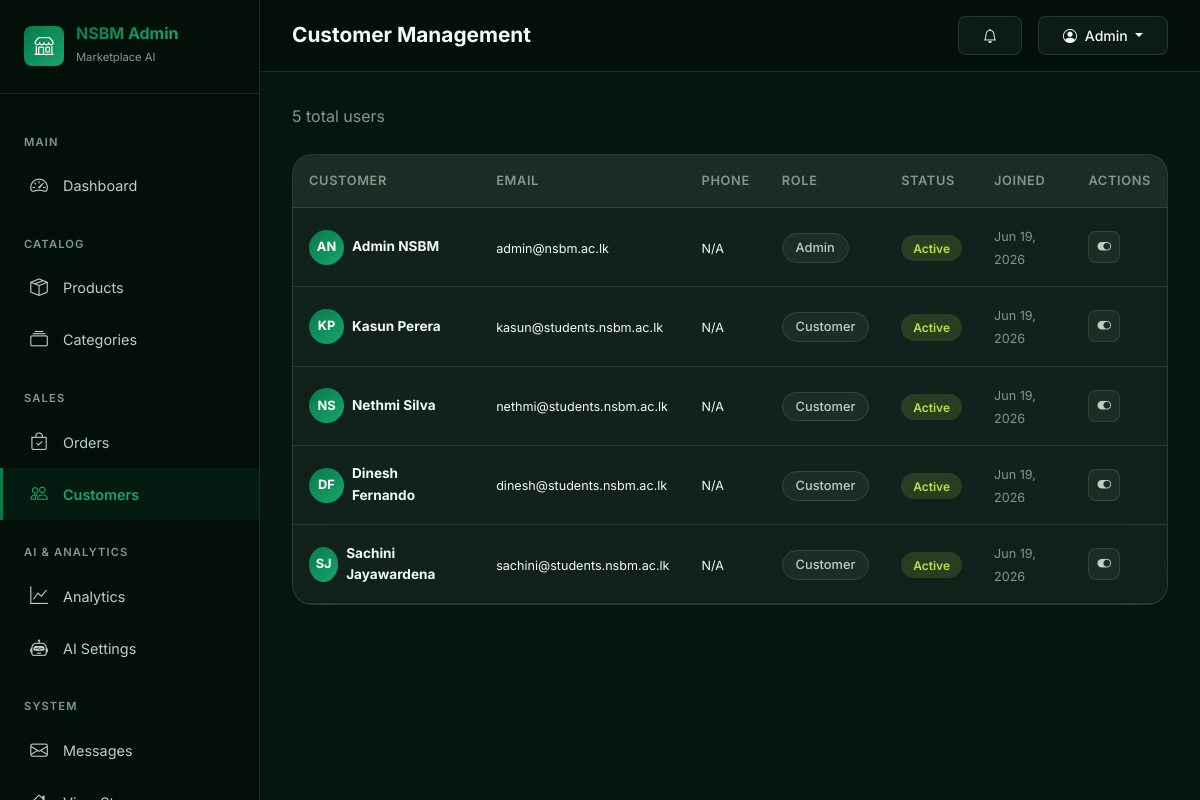
Page /admin/pages/customers.php on the earlier database version.
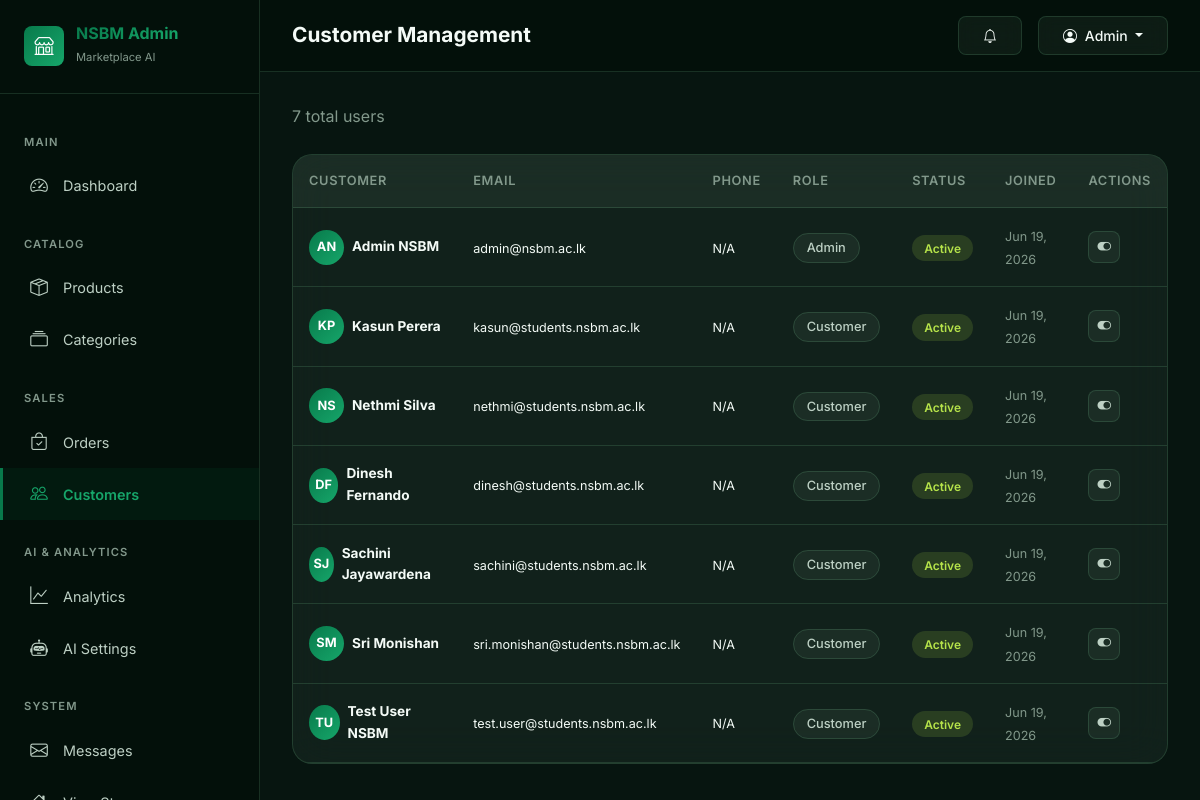
Same page on the later database version.
### tables this page shows
CREATE TABLE users (
    id INT AUTO_INCREMENT PRIMARY KEY,
    first_name VARCHAR(100) NOT NULL,
    last_name VARCHAR(100) NOT NULL,
    email VARCHAR(255) NOT NULL UNIQUE,
    password VARCHAR(255) NOT NULL,
    phone VARCHAR(20) DEFAULT NULL,
    address TEXT DEFAULT NULL,
    city VARCHAR(100) DEFAULT NULL,
    avatar VARCHAR(500) DEFAULT NULL,
    role ENUM('customer', 'admin') DEFAULT 'customer',
    status ENUM('active', 'inactive', 'banned') DEFAULT 'active',
    email_verified_at TIMESTAMP NULL DEFAULT NULL,
    created_at TIMESTAMP DEFAULT CURRENT_TIMESTAMP,
    updated_at TIMESTAMP DEFAULT CURRENT_TIMESTAMP ON UPDATE CURRENT_TIMESTAMP,
    INDEX idx_email (email),
    INDEX idx_role (role),
    INDEX idx_status (status)
);

### config/database.php (called while the page is built, shortened)
<?php
class Database {
    private static ?Database $instance = null;
    private ?PDO $connection = null;
    private string $host;
    private string $dbname;
    private string $username;
    private string $password;
    private string $charset = 'utf8mb4';
    private function __construct() {
        $this->host = getenv('DB_HOST') ?: 'localhost';
        $this->dbname = getenv('DB_NAME') ?: 'nsbm_marketplace';
        $this->username = getenv('DB_USER') ?: 'nsbm_user';
        $this->password = getenv('DB_PASS') ?: 'nsbm_pass123';
    }
    public static function getInstance(): Database {
        if (self::$instance === null) {
            self::$instance = new Database();
        }
        return self::$instance;
    }
    public function getConnection(): PDO {
        if ($this->connection === null) {
            try {
                $dsn = "mysql:host={$this->host};dbname={$this->dbname};charset={$this->charset}";
                $options = [
                    PDO::ATTR_ERRMODE => PDO::ERRMODE_EXCEPTION,
                    PDO::ATTR_DEFAULT_FETCH_MODE => PDO::FETCH_ASSOC,
                    PDO::ATTR_EMULATE_PREPARES => false,
                    PDO::MYSQL_ATTR_INIT_COMMAND => "SET NAMES {$this->charset}"
                ];
                $this->connection = new PDO($dsn, $this->username, $this->password, $options);
            } catch (PDOException $e) {
                error_log("Database Connection Error: " . $e->getMessage());
                throw new Exception("Database connection failed. Please check configuration.");
            }
        }
        return $this->connection;
    }
}

### models/User.php (called while the page is built, shortened)
<?php
class User {
    private PDO $db;
    public function __construct() {
        $this->db = Database::getInstance()->getConnection();
    }
    public function getAll(int $limit = ADMIN_ITEMS_PER_PAGE, int $offset = 0): array {
        $stmt = $this->db->prepare(
            "SELECT id, first_name, last_name, email, phone, role, status, created_at
             FROM users ORDER BY created_at DESC LIMIT :limit OFFSET :offset"
        );
        $stmt->bindValue(':limit', $limit, PDO::PARAM_INT);
        $stmt->bindValue(':offset', $offset, PDO::PARAM_INT);
        $stmt->execute();
        return $stmt->fetchAll();
    }
    public function getCount(string $role = ''): int {
        $sql = "SELECT COUNT(*) FROM users";
        $params = [];
        $stmt = $this->db->prepare($sql);
        $stmt->execute($params);
        return (int) $stmt->fetchColumn();
    }
}

### config/app.php (called while the page is built, shortened)
<?php
function sanitize(string $input): string {
    return htmlspecialchars(trim($input), ENT_QUOTES, 'UTF-8');
}

### admin/pages/customers.php (the view, shortened to what this page needs)
<?php
require_once __DIR__ . '/../../config/app.php';
require_once __DIR__ . '/../../config/database.php';
require_once __DIR__ . '/../../models/User.php';
$currentPage = 'customers';
$pageTitle = 'Customer Management';
$userModel = new User();
$customers = $userModel->getAll();
$totalCustomers = $userModel->getCount();
include __DIR__ . '/../includes/header.php';
?>
<div class="d-flex justify-content-between align-items-center mb-4">
    <p class="text-muted-custom mb-0"><?= $totalCustomers ?> total users</p>
</div>
<div class="admin-card">
    <div class="admin-card-body p-0">
        <div class="table-responsive">
            <table class="admin-table">
                <thead>
                    <tr>
                        <th>Customer</th>
                        <th>Email</th>
                        <th>Phone</th>
                        <th>Role</th>
                        <th>Status</th>
                        <th>Joined</th>
                        <th>Actions</th>
                    </tr>
                </thead>
                <tbody>
                    <?php foreach ($customers as $customer): ?>
                    <tr>
                        <td>
                            <div class="d-flex align-items-center gap-2">
                                <div style="width:35px;height:35px;background:var(--gradient-primary);border-radius:50%;display:flex;align-items:center;justify-content:center;font-size:0.8rem;color:white;font-weight:700;">
                                    <?= strtoupper(substr($customer['first_name'], 0, 1) . substr($customer['last_name'], 0, 1)) ?>
                                </div>
                                <strong style="font-size:0.85rem;"><?= sanitize($customer['first_name'] . ' ' . $customer['last_name']) ?></strong>
                            </div>
                        </td>
                        <td><small><?= sanitize($customer['email']) ?></small></td>
                        <td><small><?= sanitize($customer['phone'] ?? 'N/A') ?></small></td>
                        <td><span class="badge-glass"><?= ucfirst($customer['role']) ?></span></td>
                        <td><span class="status-badge status-<?= $customer['status'] ?>"><?= ucfirst($customer['status']) ?></span></td>
                        <td><small class="text-muted-custom"><?= date('M d, Y', strtotime($customer['created_at'])) ?></small></td>
                        <td>
                            <button class="btn-action" onclick="toggleStatus(<?= $customer['id'] ?>, '<?= $customer['status'] === 'active' ? 'inactive' : 'active' ?>')" title="Toggle Status">
                                <i class="bi bi-toggle-<?= $customer['status'] === 'active' ? 'on' : 'off' ?>"></i>
                            </button>
                        </td>
                    </tr>
                    <?php endforeach; ?>
                </tbody>
            </table>
        </div>
    </div>
</div>
<?php include __DIR__ . '/../includes/footer.php'; ?>

### admin/includes/header.php (shortened to what this page needs)
<!DOCTYPE html>
<html lang="en" data-bs-theme="dark">
<head>
    <link href="https://cdn.jsdelivr.net/npm/bootstrap@5.3.2/dist/css/bootstrap.min.css" rel="stylesheet">
    <link href="https://cdn.jsdelivr.net/npm/bootstrap-icons@1.11.2/font/bootstrap-icons.min.css" rel="stylesheet">
    <link href="<?= strpos($_SERVER['PHP_SELF'], '/pages/') !== false ? '../../' : '../' ?>assets/css/style.css" rel="stylesheet">
    <link href="<?= strpos($_SERVER['PHP_SELF'], '/pages/') !== false ? '../' : '' ?>assets/css/admin.css" rel="stylesheet">
</head>
<body>
    <div class="admin-wrapper">
        <aside class="admin-sidebar" id="adminSidebar">
            <div class="admin-sidebar-brand">
                <div class="brand-icon"><i class="bi bi-shop"></i></div>
                <div>
                    <h5>NSBM Admin</h5>
                    <small style="color:var(--text-muted);font-size:0.7rem;">Marketplace AI</small>
                </div>
            </div>
            <nav class="admin-nav">
                <div class="admin-nav-section">Main</div>
                <a href="<?= strpos($_SERVER['PHP_SELF'], '/pages/') !== false ? '../' : '' ?>index.php" class="admin-nav-link <?= $currentPage === 'dashboard' ? 'active' : '' ?>">
                    <i class="bi bi-speedometer2"></i> Dashboard
                </a>
                <div class="admin-nav-section">Catalog</div>
                <a href="<?= strpos($_SERVER['PHP_SELF'], '/pages/') !== false ? '' : 'pages/' ?>products.php" class="admin-nav-link <?= $currentPage === 'products' ? 'active' : '' ?>">
                    <i class="bi bi-box-seam"></i> Products
                </a>
                <a href="<?= strpos($_SERVER['PHP_SELF'], '/pages/') !== false ? '' : 'pages/' ?>categories.php" class="admin-nav-link <?= $currentPage === 'categories' ? 'active' : '' ?>">
                    <i class="bi bi-collection"></i> Categories
                </a>
                <div class="admin-nav-section">Sales</div>
                <a href="<?= strpos($_SERVER['PHP_SELF'], '/pages/') !== false ? '' : 'pages/' ?>orders.php" class="admin-nav-link <?= $currentPage === 'orders' ? 'active' : '' ?>">
                    <i class="bi bi-bag-check"></i> Orders
                </a>
                <a href="<?= strpos($_SERVER['PHP_SELF'], '/pages/') !== false ? '' : 'pages/' ?>customers.php" class="admin-nav-link <?= $currentPage === 'customers' ? 'active' : '' ?>">
                    <i class="bi bi-people"></i> Customers
                </a>
                <div class="admin-nav-section">AI & Analytics</div>
                <a href="<?= strpos($_SERVER['PHP_SELF'], '/pages/') !== false ? '' : 'pages/' ?>analytics.php" class="admin-nav-link <?= $currentPage === 'analytics' ? 'active' : '' ?>">
                    <i class="bi bi-graph-up"></i> Analytics
                </a>
                <a href="<?= strpos($_SERVER['PHP_SELF'], '/pages/') !== false ? '' : 'pages/' ?>ai-settings.php" class="admin-nav-link <?= $currentPage === 'ai-settings' ? 'active' : '' ?>">
                    <i class="bi bi-robot"></i> AI Settings
                </a>
                <div class="admin-nav-section">System</div>
                <a href="<?= strpos($_SERVER['PHP_SELF'], '/pages/') !== false ? '' : 'pages/' ?>messages.php" class="admin-nav-link <?= $currentPage === 'messages' ? 'active' : '' ?>">
                    <i class="bi bi-envelope"></i> Messages
                </a>
                <a href="<?= strpos($_SERVER['PHP_SELF'], '/pages/') !== false ? '../' : '' ?>../index.php" class="admin-nav-link">
                    <i class="bi bi-house"></i> View Store
                </a>
            </nav>
        </aside>
        <div class="admin-main">
            <header class="admin-topbar">
                <div class="admin-topbar-left">
                    <h4 class="admin-page-title"><?= $pageTitle ?></h4>
                </div>
                <div class="admin-topbar-right">
                    <button class="btn btn-glass btn-sm" title="Notifications">
                        <i class="bi bi-bell"></i>
                    </button>
                    <div class="dropdown">
                        <button class="btn btn-glass btn-sm dropdown-toggle" data-bs-toggle="dropdown">
                            <i class="bi bi-person-circle me-1"></i> Admin
                        </button>
                    </div>
                </div>
            </header>
            <div class="admin-content">

### admin/includes/footer.php (shortened to what this page needs)
            </div>
        </div>
    </div>
</body>
</html>

### assets/css/style.css (style rules this page uses)
:root { --primary: #087a4b; --primary-light: #16a66a; --primary-dark: #045832; --secondary: #b6e34a; --secondary-light: #d0f27c; --accent: #f2b84b; --accent-light: #ffd477; --bg-dark: #071510; --bg-darker: #04100b; --bg-card: rgba(16, 37, 27, 0.82); --bg-glass: rgba(189, 239, 205, 0.055); --bg-glass-hover: rgba(189, 239, 205, 0.095); --text-primary: #f4fbf7; --text-secondary: #bdd0c4; --text-muted: #82988b; --border-glass: rgba(129, 217, 163, 0.16); --border-hover: rgba(22, 166, 106, 0.58); --shadow-sm: 0 2px 10px rgba(0, 0, 0, 0.3); --shadow-md: 0 8px 32px rgba(0, 0, 0, 0.4); --shadow-lg: 0 16px 64px rgba(0, 0, 0, 0.5); --shadow-glow: 0 0 34px rgba(22, 166, 106, 0.24); --gradient-primary: linear-gradient(135deg, #087a4b, #16a66a); --gradient-secondary: linear-gradient(135deg, #16a66a, #b6e34a); --gradient-hero: linear-gradient(135deg, #071510 0%, #0d2318 52%, #071a13 100%); --gradient-card: linear-gradient(135deg, rgba(22, 166, 106, 0.13), rgba(182, 227, 74, 0.055)); --radius-sm: 8px; --radius-md: 12px; --radius-lg: 20px; --radius-xl: 30px; --transition: all 0.3s cubic-bezier(0.4, 0, 0.2, 1); --transition-slow: all 0.5s cubic-bezier(0.4, 0, 0.2, 1); }
* { margin: 0; padding: 0; box-sizing: border-box; }
body { font-family: 'Inter', -apple-system, BlinkMacSystemFont, sans-serif; background: var(--bg-dark); color: var(--text-primary); line-height: 1.6; overflow-x: hidden; min-height: 100vh; }
a { color: var(--primary-light); text-decoration: none; transition: var(--transition); }
.btn-glass { background: var(--bg-glass); backdrop-filter: blur(10px); border: 1px solid var(--border-glass); color: var(--text-primary); font-weight: 500; padding: 0.5rem 1.5rem; border-radius: var(--radius-sm); transition: var(--transition); }
.text-muted-custom { color: var(--text-muted) !important; }
.badge-glass { background: var(--bg-glass); border: 1px solid var(--border-glass); color: var(--text-secondary); padding: 0.4rem 0.8rem; border-radius: var(--radius-xl); font-size: 0.8rem; font-weight: 500; }

Differences in the rows shown:
added users: first_name+last_name "SM", first_name+last_name "Sri Monishan", email "sri.monishan@students.nsbm.ac.lk", phone "N/A", role "Customer", status "Active", created_at "Jun 19, 2026"
added users: first_name+last_name "TU", first_name+last_name "Test User NSBM", email "test.user@students.nsbm.ac.lk", phone "N/A", role "Customer", status "Active", created_at "Jun 19, 2026"
Other differences:
$totalCustomers: "5" → "7"
